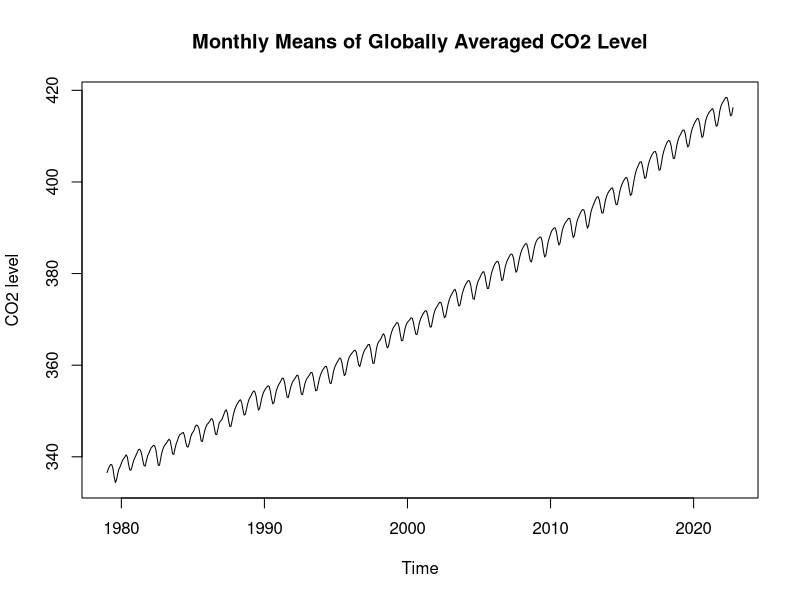

R code for this plot:
## ---- chunk 1
knitr::opts_chunk$set(echo = TRUE)
#if you do not have the package, type install.packages("name_of_the_package")
library(tidyverse)
library(knitr)
library(tseries)
library(zoo)
## ---- chunk 2
co2 <- read.csv("co2_mm_gl.csv", header = TRUE, skip = 55)
co2_ts <- ts(co2[,4], start = c(1979,1),frequency = 12)
plot(co2_ts,
     main = "Monthly Means of Globally Averaged CO2 Level",
     ylab = "CO2 level")
